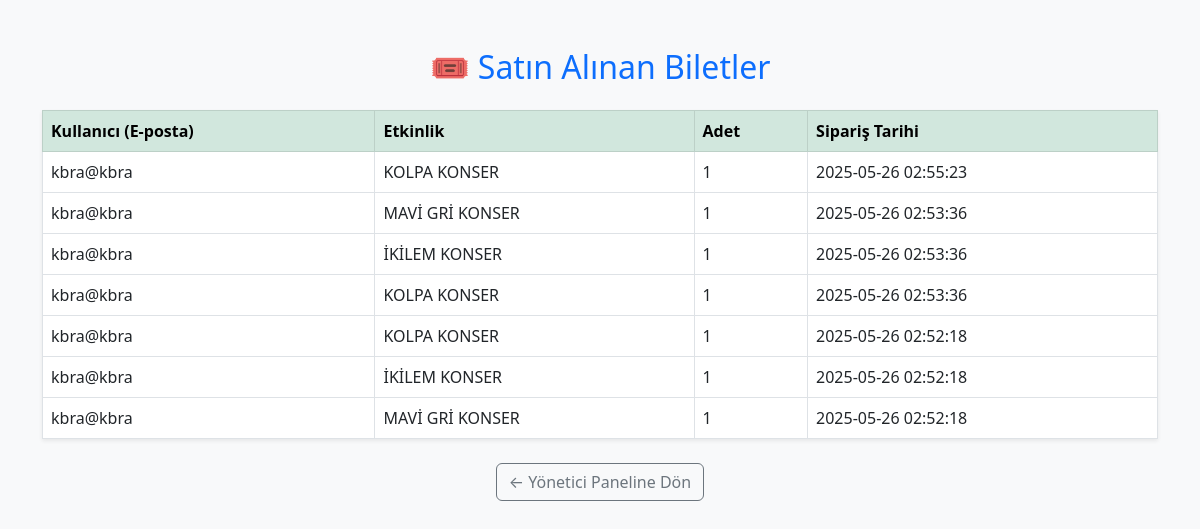
Page /siparis_listele.php (signed in) on the committed database.
### tables this page shows
CREATE TABLE `orders` (
  `id` int(11) NOT NULL,
  `user_id` int(11) NOT NULL,
  `event_id` int(11) NOT NULL,
  `quantity` int(11) NOT NULL,
  `total_price` decimal(10,2) NOT NULL,
  `payment_method` varchar(50) NOT NULL,
  `order_date` timestamp NOT NULL DEFAULT current_timestamp()
);

CREATE TABLE `users` (
  `id` int(11) NOT NULL,
  `email` varchar(100) NOT NULL,
  `password` varchar(255) NOT NULL,
  `role` enum('user','admin') NOT NULL DEFAULT 'user',
  `is_approved` tinyint(1) DEFAULT 0,
  `created_at` timestamp NOT NULL DEFAULT current_timestamp()
);

CREATE TABLE `events` (
  `id` int(11) NOT NULL,
  `title` varchar(255) NOT NULL,
  `description` text DEFAULT NULL,
  `date` date NOT NULL,
  `time` time NOT NULL,
  `location` varchar(255) DEFAULT NULL,
  `category` varchar(100) DEFAULT NULL,
  `weather_info` varchar(255) DEFAULT NULL,
  `capacity` int(11) NOT NULL,
  `available_seats` int(11) NOT NULL,
  `ticket_category` varchar(50) DEFAULT NULL,
  `ticket_price` int(11) DEFAULT NULL,
  `created_by` int(11) DEFAULT NULL,
  `created_at` timestamp NOT NULL DEFAULT current_timestamp()
);

### siparis_listele.php (the view, shortened to what this page needs)
<?php
include("baglanti.php");
$sorgu = mysqli_query($baglanti, "
    SELECT
        users.email,
        events.title,
        orders.quantity,
        orders.order_date
    FROM orders
    JOIN users ON orders.user_id = users.id
    JOIN events ON orders.event_id = events.id
    ORDER BY orders.order_date DESC
");
?>
<!DOCTYPE html>
<html lang="tr">
<head>
    <link href="https://cdn.jsdelivr.net/npm/bootstrap@5.3.0/dist/css/bootstrap.min.css" rel="stylesheet">
</head>
<body class="bg-light">
<div class="container py-5">
    <h2 class="mb-4 text-center text-primary">🎟️ Satın Alınan Biletler</h2>
    <?php if (mysqli_num_rows($sorgu) > 0): ?>
        <table class="table table-bordered bg-white shadow-sm">
            <thead class="table-success">
                <tr>
                    <th>Kullanıcı (E-posta)</th>
                    <th>Etkinlik</th>
                    <th>Adet</th>
                    <th>Sipariş Tarihi</th>
                </tr>
            </thead>
            <tbody>
                <?php while ($siparis = mysqli_fetch_assoc($sorgu)) { ?>
                    <tr>
                        <td><?php echo $siparis["email"]; ?></td>
                        <td><?php echo $siparis["title"]; ?></td>
                        <td><?php echo $siparis["quantity"]; ?></td>
                        <td><?php echo $siparis["order_date"]; ?></td>
                    </tr>
                <?php } ?>
            </tbody>
        </table>
    <?php else: ?>
        <div class="alert alert-info text-center">Henüz hiç sipariş yok.</div>
    <?php endif; ?>
    <div class="text-center mt-4">
        <a href="admin_paneli.php" class="btn btn-outline-secondary">← Yönetici Paneline Dön</a>
    </div>
</div>
</body>
</html>

### rows in the picture
orders: user.email "kbra@kbra", event.title "KOLPA KONSER", quantity "1", order_date "2025-05-26 02:55:23"
orders: user.email "kbra@kbra", event.title "MAVİ GRİ KONSER", quantity "1", order_date "2025-05-26 02:53:36"
orders: user.email "kbra@kbra", event.title "İKİLEM KONSER", quantity "1", order_date "2025-05-26 02:53:36"
orders: user.email "kbra@kbra", event.title "KOLPA KONSER", quantity "1", order_date "2025-05-26 02:53:36"
orders: user.email "kbra@kbra", event.title "KOLPA KONSER", quantity "1", order_date "2025-05-26 02:52:18"
orders: user.email "kbra@kbra", event.title "İKİLEM KONSER", quantity "1", order_date "2025-05-26 02:52:18"
orders: user.email "kbra@kbra", event.title "MAVİ GRİ KONSER", quantity "1", order_date "2025-05-26 02:52:18"
